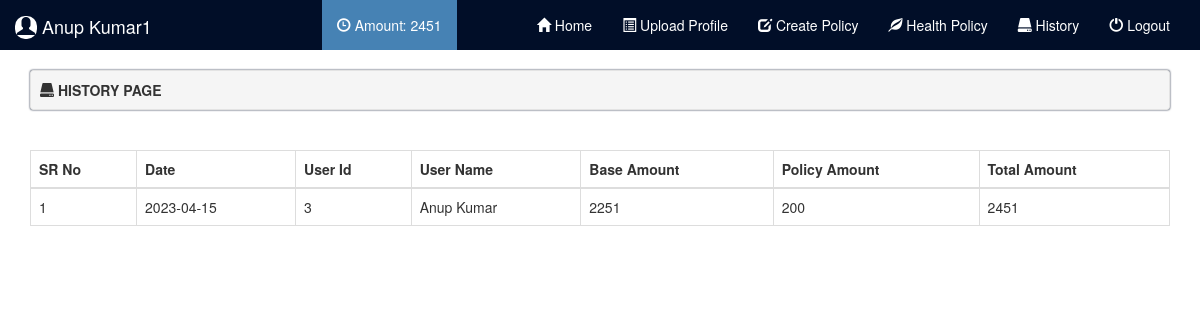
Screenshot of /history.php (signed in) with the database file from the repository.
### tables this page shows
CREATE TABLE IF NOT EXISTS `tbl_entry1` (
  `eeid` int(11) NOT NULL AUTO_INCREMENT,
  `rdate` varchar(12) NOT NULL,
  `uid` int(10) NOT NULL,
  `user` varchar(40) NOT NULL,
  `amt1` varchar(20) NOT NULL,
  `amt2` varchar(20) NOT NULL,
  `totalamt` varchar(20) NOT NULL,
  `cat` int(10) NOT NULL,
  PRIMARY KEY (`eeid`)
);

### history.php (the view, shortened to what this page needs)
<?php
include('connect.php');
?>
<!DOCTYPE html>
<html>
<head>
	<?php include('bootcdn.php') ?>
</head>
<body>
	<?php include('header.php'); ?>
	<div class="container">
		<div class="well well-sm">
			<span class="glyphicon glyphicon-hdd"></span>
			<b>HISTORY PAGE</b>
		</div>
<br>
<div class="table-responsive">
	<table class="table table-bordered">
		<thead>
			<tr>
				<th>SR No</th>
				<th>Date</th>
				<th>User Id</th>
				<th>User Name</th>
				<th>Base Amount</th>
				<th>Policy Amount</th>
				<th>Total Amount</th>
			</tr>
		</thead>
		<tbody>
			<?php
			$ud = mysqli_query($con,"SELECT * FROM `tbl_entry1` WHERE `uid` = '".$_SESSION['uid']."' ");
			$counter = 1;
			while($ud1 = mysqli_fetch_assoc($ud))
			{
			?>
			<tr>
				<td><?php echo $counter; ?></td>
				<td><?php echo $ud1['rdate'] ?></td>
				<td><?php echo $ud1['uid'] ?></td>
				<td><?php echo $ud1['user'] ?></td>
				<td><?php echo $ud1['amt1'] ?></td>
				<td><?php echo $ud1['amt2'] ?></td>
				<td><?php echo $ud1['totalamt'] ?></td>
			</tr>
		<?php $counter++; } ?>
		</tbody>
	</table>
</div>
	</div>
</body>
</html>

### bootcdn.php (shortened to what this page needs)
<link rel="stylesheet" href="https://maxcdn.bootstrapcdn.com/bootstrap/3.4.1/css/bootstrap.min.css">

### header.php (shortened to what this page needs)
<nav class="navbar navbar-inverse">
  <div class="container-fluid">
    <div class="navbar-header">
      <a style="color:white;" class="navbar-brand" href="#">
        <span style="background-color:white;color:#010E28;padding-top:1px;padding-bottom:4px;padding-right:2px;padding-left:2px;border-radius:10px;" class="glyphicon glyphicon-user"></span>
        <?php echo $_SESSION['uname'] ?></a>
    </div>
    <div class="collapse navbar-collapse" id="myNavbar">
      <ul class="nav navbar-nav navbar-right">
        <li><a href="home">
        <span class="glyphicon glyphicon-home"></span>
        Home</a>
        </li>
        <li><a href="upload_profile">
        <span class="glyphicon glyphicon-list-alt"></span>
        Upload Profile</a>
        </li>
        <li><a href="create_policy">
        <span class="glyphicon glyphicon-edit"></span>
        Create Policy</a>
        </li>
        <li>
          <a href="hpolicy">
            <span class="glyphicon glyphicon-leaf"></span>
          Health Policy
          </a>
        </li>
        <li style="position:fixed;z-index:100;margin-left:-200px;">
          <?php
          $pdata = mysqli_query($con,"SELECT * FROM `tbl_entry1` WHERE `uid` = '".$_SESSION['uid']."' ");
          $total = 0;
          while($pdata1 = mysqli_fetch_assoc($pdata))
          {
             $total = $total + $pdata1['totalamt'];
          }
          ?>
          <a style="background-color:steelblue;" href="#">
            <span class="glyphicon glyphicon-time"></span>
          Amount: <?php echo $total; ?>
          </a>
        </li>
      <li><a href="history">
        <span class="glyphicon glyphicon-hdd"></span>
        History</a>
        </li>
        <li><a href="logout">
        <span class="glyphicon glyphicon-off"></span>
        Logout</a>
        </li>
      </ul>
    </div>
  </div>
</nav>

### history.php (style rules this page uses)
.well-sm { box-shadow:0 0 2px #010E28; }

### header.php (style rules this page uses)
.navbar-inverse { background-color:#010E28; border:none; border-radius:0px; }
#myNavbar ul li a { color:white; }

### rows the page displays
tbl_entry1: rdate "2023-04-15", uid "3", user "Anup Kumar", amt1 "2251", amt2 "200", totalamt "2451"

### other values shown
$_SESSION['uname'] "Anup Kumar1"
$total "2451"
